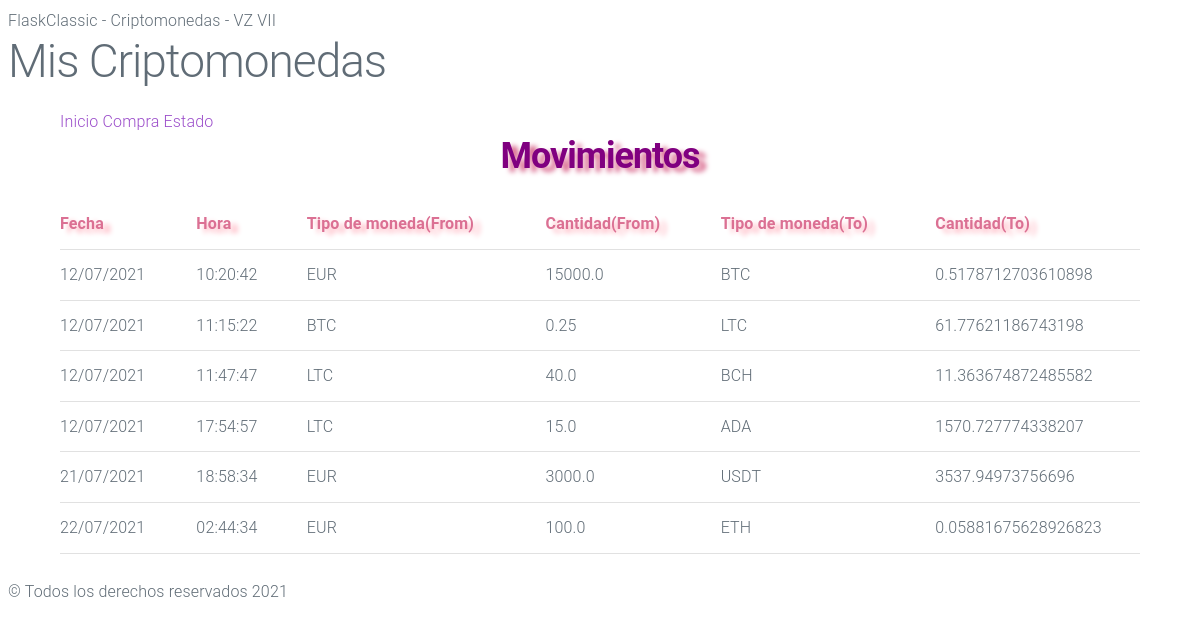
Before: / with the older database file.
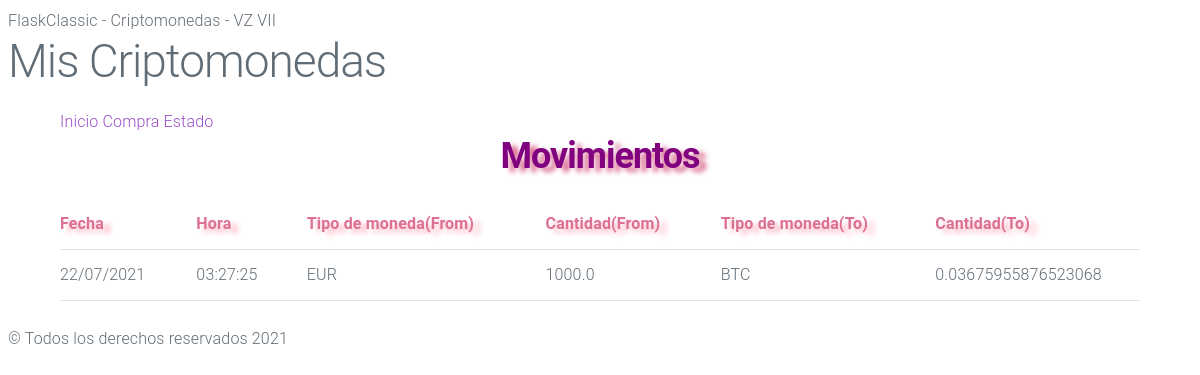
After: the same page with the newer database file.
### tables this page shows
CREATE TABLE "criptomonedas" (
	"id"	INTEGER,
	"date"	TEXT,
	"time"	NUMERIC,
	"moneda_from"	TEXT NOT NULL,
	"cantidad_from"	REAL NOT NULL,
	"moneda_to"	TEXT NOT NULL,
	"cantidad_to"	REAL NOT NULL,
	PRIMARY KEY("id" AUTOINCREMENT)
);

### criptomonedas/views.py (the view)
@app.route("/")
def index():
    query = "SELECT * FROM criptomonedas WHERE 1 = 1;"
    parametros = []
    resultado = dbManager.consultaMuchasSQL(query, parametros)
    if not resultado:
            flash("NO SE HA ENCONTRADO NINGUN MOVIMIENTO", "error")
            return render_template('movimientos.html' , datos = resultado)
    return render_template('movimientos.html' , datos = resultado)

### criptomonedas/dataaccess.py (called while the page is built)
    def __toDict__(self, cur):
        claves = cur.description
        filas = cur.fetchall()
        resultado = []
        for fila in filas:
            d = {}
            for tclave, valor in zip(claves, fila):
                d[tclave[0]] = valor
            resultado.append(d)
        return resultado

    def consultaMuchasSQL(self, query, parametros=[]):
        conexion = sqlite3.connect("criptomonedas.db")
        cur = conexion.cursor()
        cur.execute(query, parametros)
        resultado = self.__toDict__(cur)
        conexion.close()
        return resultado

### criptomonedas/templates/movimientos.html (shortened to what this page needs)
{% extends "base.html" %}
    {% block contenido %}
        <a>Inicio</a>
        <a href="/purchase">Compra</a>
        <a href="/status">Estado</a>
        <h2 style="text-align: center;" class="secundarios">Movimientos</h2>
        <table>
            <tr>
                <th class="movimientos">Fecha</th>
                <th class="movimientos">Hora</th>
                <th class="movimientos">Tipo de moneda(From)</th>
                <th class="movimientos">Cantidad(From)</th>
                <th class="movimientos">Tipo de moneda(To)</th>
                <th class="movimientos">Cantidad(To)</th>
            </tr>
           {% for movimiento in datos %}
           <tr>
                <td>{{ movimiento.date }}</td>
                <td>{{ movimiento.time }}</td>
                <td>{{ movimiento.moneda_from }}</td>
                <td>{{ movimiento.cantidad_from }}</td>
                <td>{{ movimiento.moneda_to }}</td>
                <td>{{ movimiento.cantidad_to }}</td>
           </tr>
           {% endfor %}
        </table>
    {% endblock %}

### criptomonedas/templates/base.html (shortened to what this page needs)
<!DOCTYPE html>
<html lang="en">
<head>
    <link rel="stylesheet" href="{{url_for('static', filename='css/milligram.css')}}">
    <link rel="stylesheet" href="{{url_for('static', filename='css/styless.css')}}">
</head>
<body>
    <header>
        FlaskClassic - Criptomonedas - VZ VII
    </header>
    <h1>Mis Criptomonedas</h1>
    <section class="container">
        {% block contenido %}{% endblock %}
    </section>
    <footer>
        &copy; Todos los derechos reservados 2021
    </footer>
</body>
</html>

### criptomonedas/static/css/milligram.css (style rules this page uses)
*, *:after, *:before { box-sizing: inherit; }
html { box-sizing: border-box; font-size: 62.5%; }
body { color: #606c76; font-family: 'Roboto', 'Helvetica Neue', 'Helvetica', 'Arial', sans-serif; font-size: 1.6em; font-weight: 300; letter-spacing: .01em; line-height: 1.6; }
.container { margin: 0 auto; max-width: 112.0rem; padding: 0 2.0rem; position: relative; width: 100%; }
a { color: #9b4dca; text-decoration: none; }
blockquote, dl, figure, form, ol, p, pre, table, ul { margin-bottom: 2.5rem; }
table { border-spacing: 0; display: block; overflow-x: auto; text-align: left; width: 100%; }
td, th { border-bottom: 0.1rem solid #e1e1e1; padding: 1.2rem 1.5rem; }
td:first-child, th:first-child { padding-left: 0; }
td:last-child, th:last-child { padding-right: 0; }
@media (min-width: 40rem) { table { display: table; overflow-x: initial; } }
h1, h2, h3, h4, h5, h6 { font-weight: 300; letter-spacing: -.1rem; margin-bottom: 2.0rem; margin-top: 0; }
h1 { font-size: 4.6rem; line-height: 1.2; }
h2 { font-size: 3.6rem; line-height: 1.25; }

### criptomonedas/static/css/styless.css (style rules this page uses)
.movimientos { font-weight: bold; color: palevioletred; text-shadow: 7px 4px 5px lightpink; }
.secundarios { font-weight: bold; color: purple; text-shadow: 7px 4px 5px palevioletred; }

Changed rows visible on the page:
removed criptomonedas: date "12/07/2021", time "10:20:42", moneda_from "EUR", cantidad_from "15000.0", moneda_to "BTC", cantidad_to "0.5178712703610898"
removed criptomonedas: date "12/07/2021", time "11:15:22", moneda_from "BTC", cantidad_from "0.25", moneda_to "LTC", cantidad_to "61.77621186743198"
removed criptomonedas: date "12/07/2021", time "11:47:47", moneda_from "LTC", cantidad_from "40.0", moneda_to "BCH", cantidad_to "11.363674872485582"
removed criptomonedas: date "12/07/2021", time "17:54:57", moneda_from "LTC", cantidad_from "15.0", moneda_to "ADA", cantidad_to "1570.727774338207"
removed criptomonedas: date "21/07/2021", time "18:58:34", moneda_from "EUR", cantidad_from "3000.0", moneda_to "USDT", cantidad_to "3537.94973756696"
removed criptomonedas: date "22/07/2021", time "02:44:34", moneda_from "EUR", cantidad_from "100.0", moneda_to "ETH", cantidad_to "0.05881675628926823"
added criptomonedas: date "22/07/2021", time "03:27:25", moneda_from "EUR", cantidad_from "1000.0", moneda_to "BTC", cantidad_to "0.03675955876523068"
